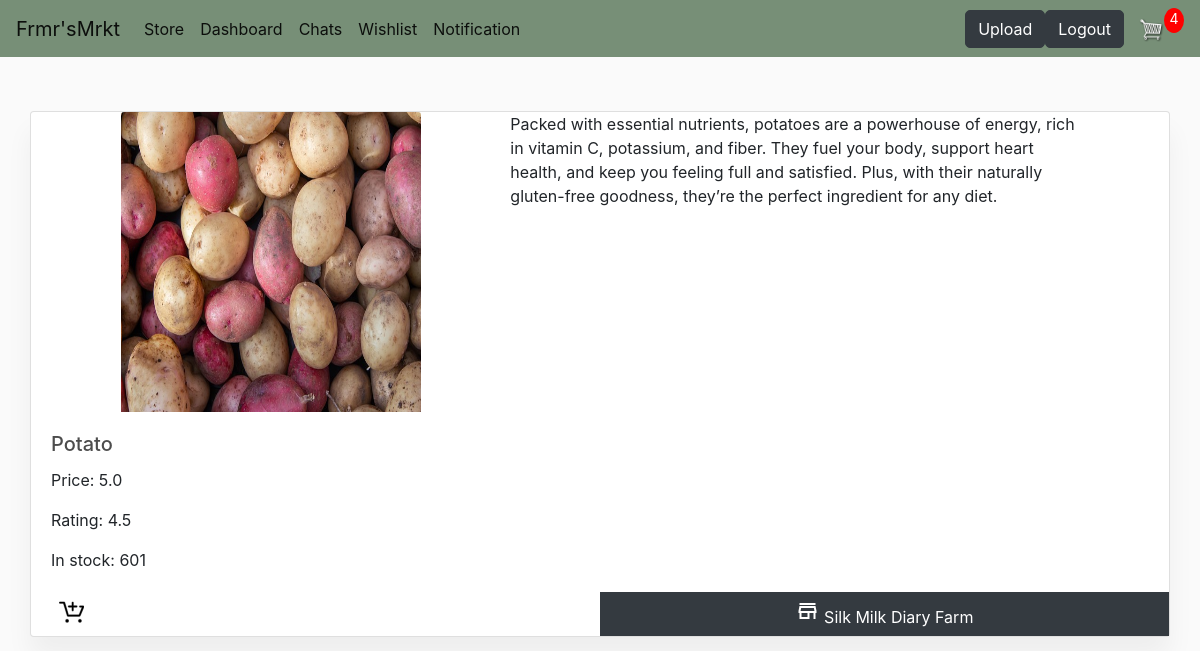
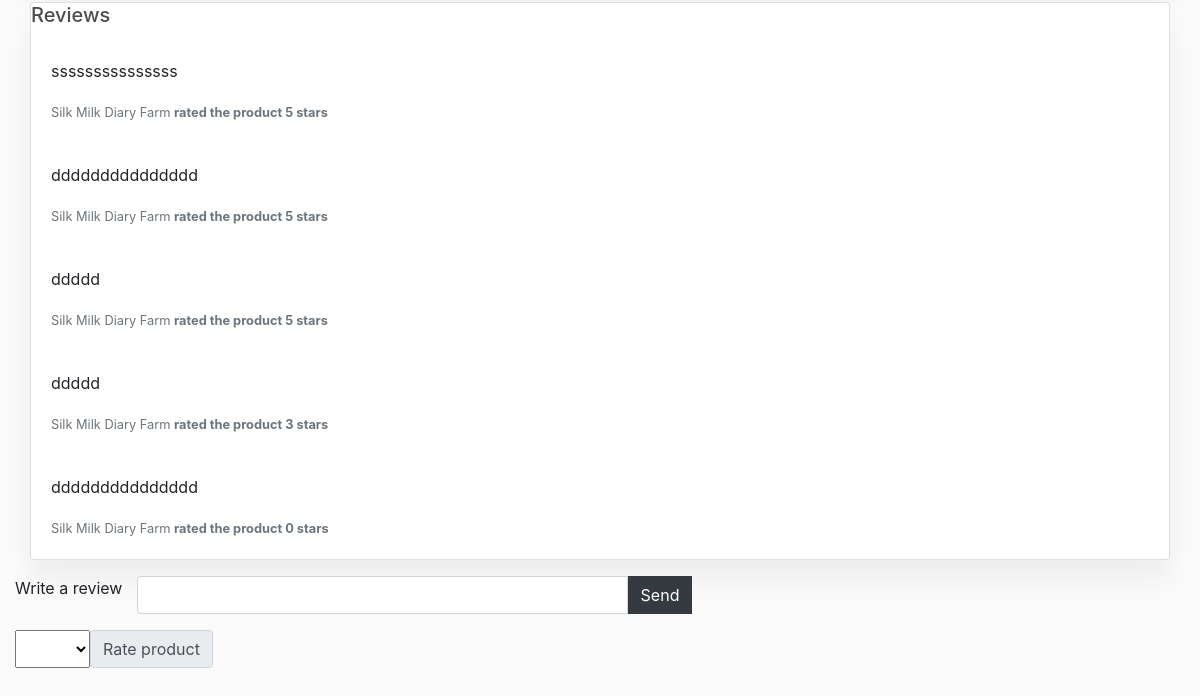
Page /product_desc/10/ (signed in) on the earlier database version (2 pictures, top to bottom).
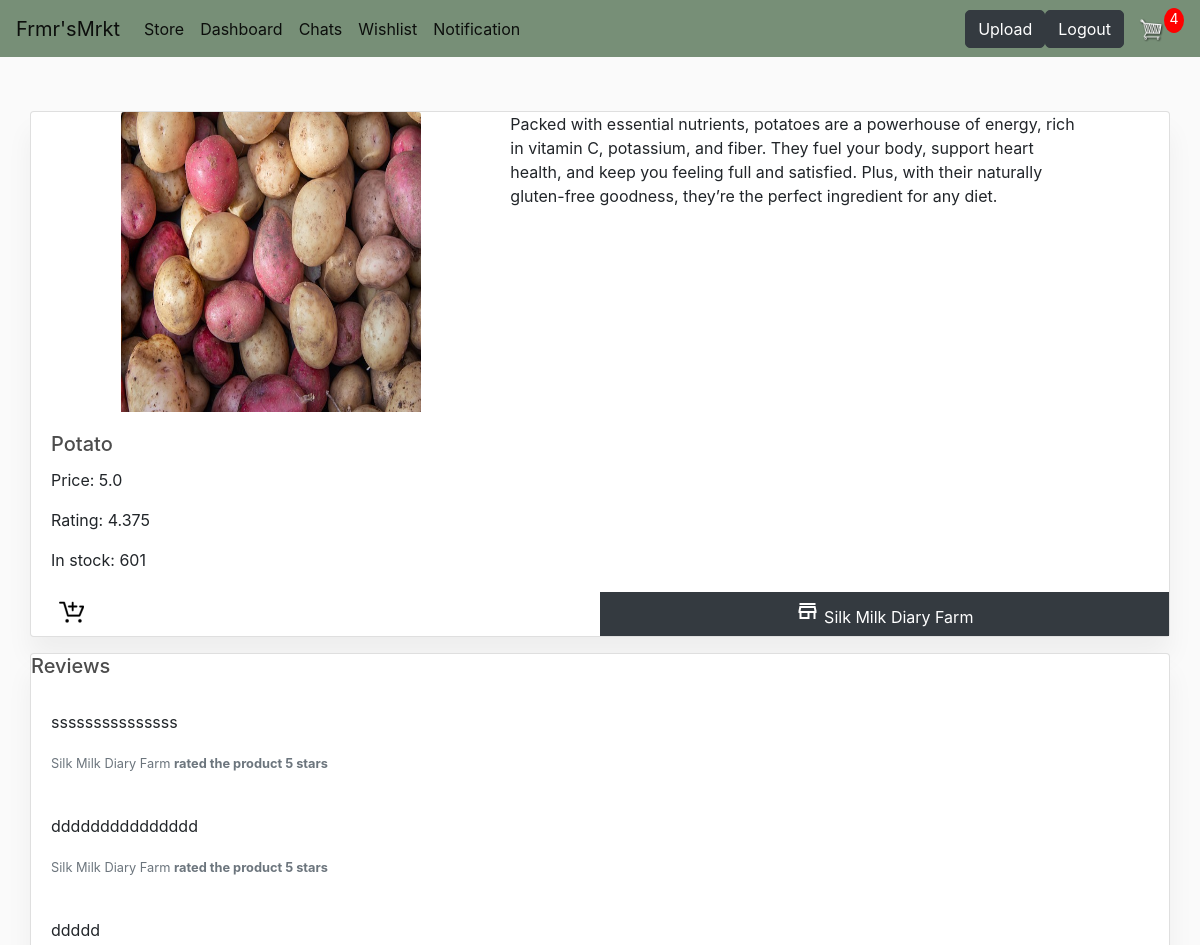
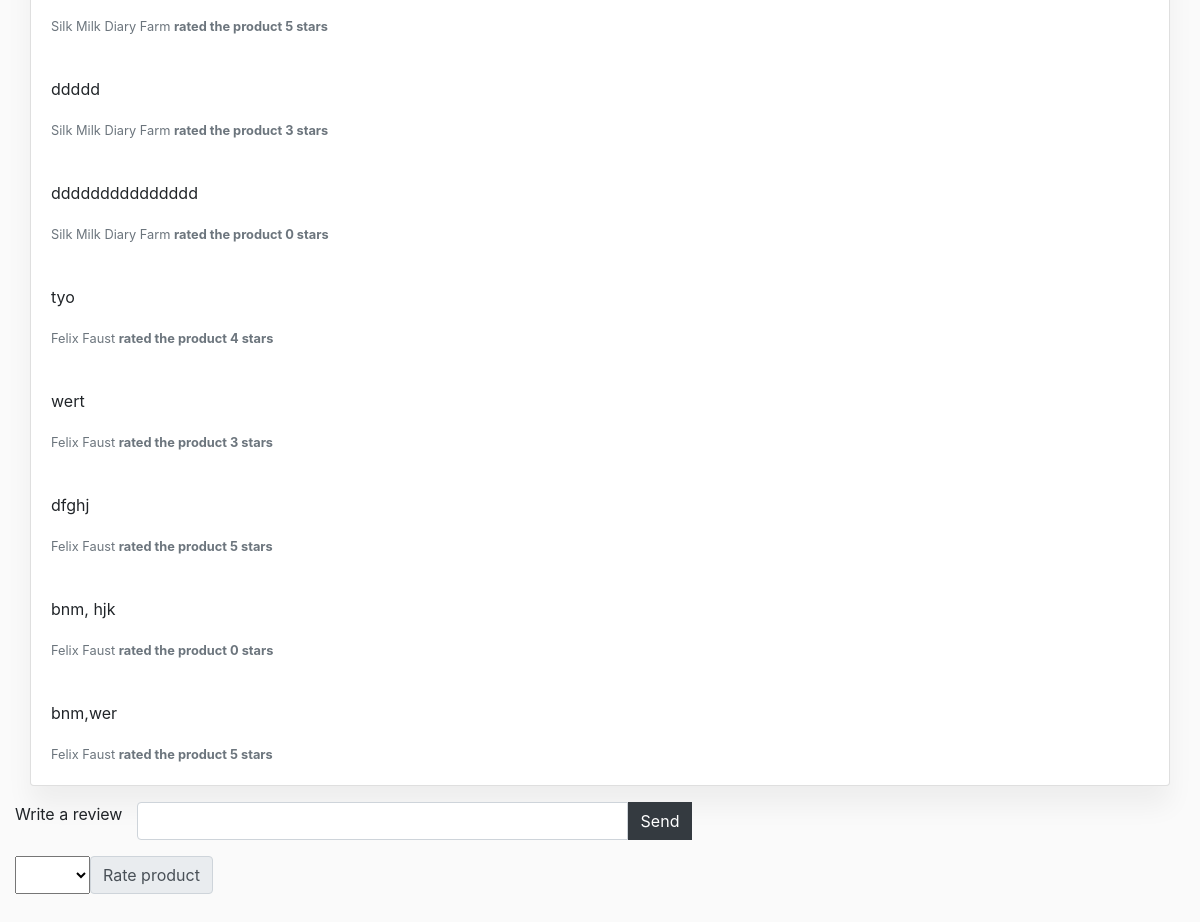
Same page on the later database version (2 pictures, top to bottom).
### store/models.py (models this page shows, shortened)
class Product(models.Model):
    name = models.CharField(max_length=200)
    price = models.FloatField()
    quantity = models.IntegerField(default=10)
    digital = models.BooleanField(default=False,null=True, blank=True)
    image = models.ImageField(null=True, blank=True)
    description = models.TextField(null=True, blank=True)
    owner = models.ForeignKey(Customer, on_delete=models.CASCADE, null=True)
    category = models.CharField(max_length=50, default='Generic')
    date_added = models.DateTimeField(default=datetime.now())
    rating = models.IntegerField(default=1)
    @property
    def imageURL(self):
        try:
            url = self.image.url
        except:
            url = ''
        return url
    def __str__(self):
        return self.name
    @property
    def get_reviews(self):
        return self.reviews_set.all()
    @property
    def get_rating(self):
        reviews = self.reviews_set.all()
        count = 0
        rv = []
        for review in reviews:
            if review.rating == 0:
               continue
            count += 1
            rv.append(review.rating)
        return sum(rv)/count if count > 0 else 1

class Reviews(models.Model):
	customer = models.ForeignKey(Customer, on_delete=models.SET_NULL, null=True)
	product = models.ForeignKey(Product, null=False, on_delete=models.CASCADE)
	review = models.TextField(blank=False)
	rating = models.IntegerField(default=1)
	created_at = models.DateTimeField(auto_now_add=True)

class Customer(models.Model):
	user = models.OneToOneField(User, null=True, blank=True, on_delete=models.CASCADE)
	name = models.CharField(max_length=200, null=True)
	email = models.CharField(max_length=200)
	acct_type = models.CharField(max_length=25, default='regular')
	business_description = models.TextField(null=True)
	business_location = models.CharField(max_length=30, default='Lagos, Nigeria')

### store/views.py (the view)
# urls.py: path('product_desc/<int:id>/', views.product_desc, name="product_desc"),
@login_required(login_url='/login/')
def product_desc(request, id):
	product = Product.objects.get(id=id)
	data = cartData(request)
	cartItems = data['cartItems']
	context = {'product':product, 'cartItems':cartItems, 'reviews': product.get_reviews}
	print(context)
	return render(request, 'store/product_desc.html', context)

### store/models.py (called while the page is built)
	@property
	def get_cart_items(self):
		orderitems = self.orderitem_set.all()
		total = sum([item.quantity for item in orderitems])
		return total

### store/utils.py (called while the page is built)
def cartData(request):
	if request.user.is_authenticated:
		customer = request.user.customer
		order, created = Order.objects.get_or_create(customer=customer, complete=False)
		items = order.orderitem_set.all()
		cartItems = order.get_cart_items
	else:
		cookieData = cookieCart(request)
		cartItems = cookieData['cartItems']
		order = cookieData['order']
		items = cookieData['items']
	return {'cartItems':cartItems ,'order':order, 'items':items}

### store/templates/store/product_desc.html (shortened to what this page needs)
{% extends 'store/main.html'%} {% load static %} {% block content %}
<div class="card mb-3">
  <div style="display: flex; justify-content: space-evenly">
    <div style="max-width: 50%">
      <img
        src="{{product.imageURL}}"
        class="card-img-top"
        alt="..."
        style="height: 300px; max-width: 300px"
      />
    </div>
    <div style="max-width: 50%">
      <p class="card-text">{{ product.description }}</p>
    </div>
  </div>
  <div class="card-body">
    <h5 class="card-title">{{product.name}}</h5>
    <p class="card-text">Price: {{ product.price }}</p>
    <p class="card-text">Rating: {{ product.get_rating }}</p>
    <p class="card-text">In stock: {{ product.quantity }}</p>
  </div>
  <div style="display: flex; justify-content: space-between">
    <a
      data-product="{{product.id}}"
      data-qty="{{product.quantity}}"
      data-action="add"
      class="btn add-btn update-cart"
    >
      <img id="cart-icon" src="{% static 'images/add-to-cart.png' %}" />
    </a>
    <a
      class="btn btn-dark add-btn col-md-6"
      href="{% url 'business_profile' product.owner.id %}"
    >
      <span class="material-symbols-outlined"> store </span>
      {{product.owner.name}}
    </a>
  </div>
</div>
<div class="card mb-3">
  <h5 class="card-title">Reviews</h5>
  {%for review in reviews%}
  <div class="card-body">
    <p class="card-text">{{review.review|default:'No reviews yet'}}</p>
    <p class="card-text">
      <small class="text-muted">{{review.customer.name}} </small>
      <small class="text-muted"
        ><b>rated the product {{review.rating}} stars</b></small
      >
    </p>
  </div>
  {%endfor%}
</div>
<form class="row g-3">
  <label for="review" class="form-label">Write a review</label>
  <div class="col-md-6 input-group mb-3">
    <input type="text" class="form-control" id="review" />
    <button
      class="btn btn-dark"
      data-product="{{product.id}}"
      type="button"
      id="review-send-button"
    >
      Send
    </button>
  </div>
  <div class="input-group mb-3">
    <select class="form-select" id="rating">
      <option selected></option>
      <option value="1">1 star</option>
    </select>
    <label class="input-group-text" for="inputGroupSelect02"
      >Rate product</label
    >
  </div>
</form>
{% endblock content %}

### store/templates/store/main.html (shortened to what this page needs)
<!DOCTYPE html>
{% load static %}
<html>
  <head>
    <link
      rel="stylesheet"
      href="https://stackpath.bootstrapcdn.com/bootstrap/4.4.1/css/bootstrap.min.css"
    />
    <link
      href="https://maxcdn.bootstrapcdn.com/bootstrap/4.5.2/css/bootstrap.min.css"
      rel="stylesheet"
    />
    <link
      rel="stylesheet"
      href="https://cdnjs.cloudflare.com/ajax/libs/font-awesome/6.4.2/css/all.min.css"
    />
    <link rel="stylesheet" type="text/css" href="{% static 'css/main.css' %}" />
  </head>
  <body>
    <nav
      class="navbar navbar-expand-lg navbar-light"
      style="background-color: #05320587"
    >
      <a class="navbar-brand" href="{% url 'store' %}">Frmr'sMrkt</a>
      <div class="collapse navbar-collapse" id="navbarSupportedContent">
        <ul class="navbar-nav mr-auto">
          <li class="nav-item active">
            <a class="nav-link" href="{% url 'store' %}"
              >Store <span class="sr-only">(current)</span></a
            >
          </li>
           {% if user.customer.acct_type == 'business' %}
          <li class="nav-item active">
            <a class="nav-link" href="{% url 'dashboard' %}"
              >Dashboard <span class="sr-only">(current)</span></a
            >
          </li>
          {% endif %}
          <li class="nav-item active">
            <a class="nav-link" href="#"
              >Chats <span class="sr-only">(current)</span></a
            >
          </li>
          <li class="nav-item active">
            <a class="nav-link" href="{% url 'wishlist' %}"
              >Wishlist <span class="sr-only">(current)</span></a
            >
          </li>
          <li class="nav-item active">
            <a class="nav-link" href="#"
              >Notification <span class="sr-only">(current)</span></a
            >
          </li>
        </ul>
        <div class="form-inline my-2 my-lg-0">
          {% if user.customer.acct_type == 'business' %}
          <a
            href="{% url 'upload_product' %}"
            class="btn btn-dark"
            style="border-radius: 5px"
            >Upload</a
          >
          {% endif %}  {% if user.is_authenticated %}
          <a
            href="{% url 'logout' %}"
            class="btn btn-dark"
            style="border-radius: 5px"
            >Logout</a
          >
          {% endif %}
          <a href="{% url 'cart' %}">
            <img id="cart-icon" src="{% static 'images/cart.png' %}" />
          </a>
          <p id="cart-total">{{cartItems}}</p>
        </div>
      </div>
    </nav>
    <div style="margin: 2.5%">
      <br />
      {% block content %} {% endblock content %}
    </div>
  </body>
</html>

### static/css/main.css (style rules this page uses)
body { background-color: hsl(0, 0%, 98%); }
h1,h2,h3,h4,h5,h6 { color:hsl(0, 0%, 30%); }
#cart-icon { width:25px; display: inline-block; margin-left: 15px; }
#cart-total { display: block; text-align: center; color:#fff; background-color: red; width: 20px; height: 25px; border-radius: 50%; font-size: 14px; }
.btn { border-radius: 0; }
.card { box-shadow: 0 20px 27px 0 rgb(0 0 0 / 5%); }
a { color: #02af74; text-decoration: none; }

Differences in the rows shown:
changed Product "Potato": get_rating "4.5" → "4.375"
added Reviews: review "tyo", customer.name "Felix Faust", rating "4"
added Reviews: review "wert", customer.name "Felix Faust", rating "3"
added Reviews: review "dfghj", customer.name "Felix Faust", rating "5"
added Reviews: review "bnm, hjk", customer.name "Felix Faust", rating "0"
added Reviews: review "bnm,wer", customer.name "Felix Faust", rating "5"
